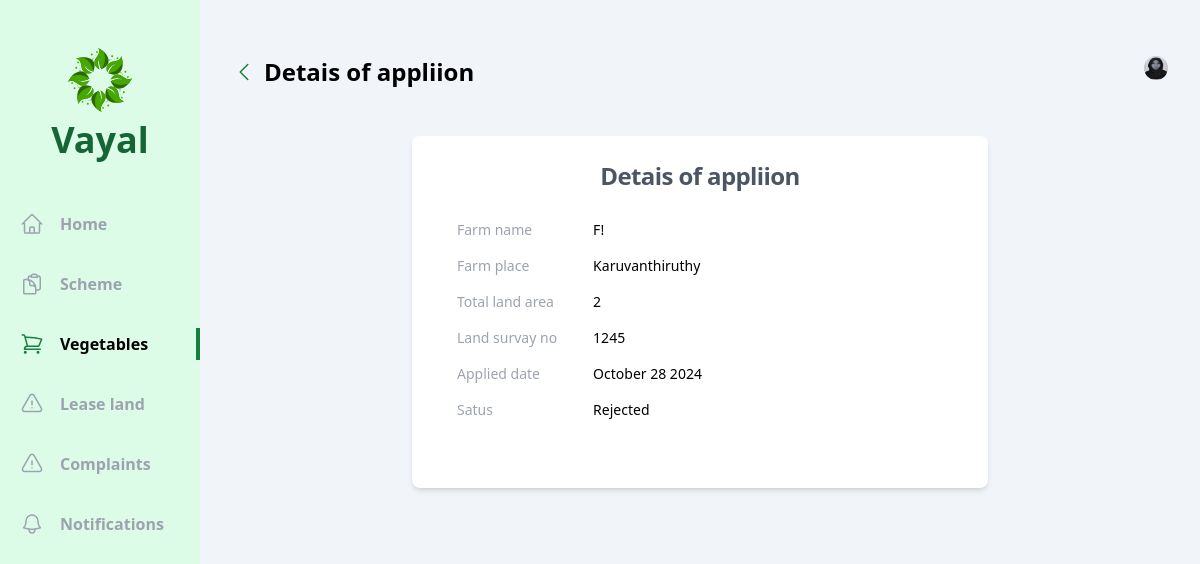
/user/vegetable/permission_status/ (signed in), run on the app's committed database.
### officer/models.py (models this page shows, shortened)
class Vayal_User(models.Model):
    account = models.OneToOneField(User, on_delete=models.CASCADE)
    name=models.CharField(max_length=225)
    dob=models.DateField()
    gender= models.CharField(max_length=20, choices=gender)
    phone_number = models.CharField(max_length=10)
    aadhar_number= models.CharField(max_length=12)
    cast=models.CharField(max_length=20, choices=cast)
    house_name=models.CharField(max_length=225)
    place=models.CharField(max_length=225)
    village=models.CharField(max_length=225)
    pincode = models.CharField(max_length=6)
    muncipality=models.CharField(max_length=225,default="Kozhikode")
    district=models.CharField(max_length=225,default="Kozhikode")
    land_ownership=models.CharField(max_length=20, choices=land)
    photo=models.ImageField(upload_to='photos/')
    joined_date=models.DateTimeField(auto_now_add=True)
    vegetable_permission_applied=models.CharField(max_length=225,default="False")
    vegetable_permission=models.CharField(max_length=225, choices=vegetable_permission_status,default="Pending")

class VegetablePermission(models.Model):
    vayal_user = models.ForeignKey(Vayal_User, on_delete=models.CASCADE)
    officer=models.ForeignKey(Agricultural_officer, on_delete=models.CASCADE,null=True, blank=True)
    farm_name = models.CharField(max_length=250)
    farm_place = models.CharField(max_length=250)
    total_land_area = models.CharField(max_length=255)
    land_survay_no= models.CharField(max_length=5)
    sign=models.ImageField(upload_to='vegetable_permission/sign/')
    aadhar= models.FileField(upload_to='vegetable_permission/aadhar/')
    land_tax= models.FileField(upload_to='vegetable_permission/land_tax/')
    applied_date=models.DateTimeField(auto_now_add=True)
    status = models.CharField(max_length=50, choices=vegetable_permission_status, default='Pending')

### vayal_user/views/vegetable.py (the view)
# urls.py: path('vegetable/permission_status/',vegetable.permission_status,name='vegetable_permission_status'),
def permission_status(request):
    vayal_user = Vayal_User.objects.get(account=request.user)
    try:
        vegetable_permission = VegetablePermission.objects.get(vayal_user=vayal_user)
    except VegetablePermission.DoesNotExist:
        vegetable_permission = None
    context = {
        'vayal_user': vayal_user,
        'vegetable_permission': vegetable_permission
    }
    return render(request,'vayal_user/vegetable/permission_status.html',context)

### new/vayal_user/templates/vayal_user/vegetable/permission_status.html (shortened to what this page needs)
{% extends 'base.html' %}
{% load tailwind_filters %}
{% block content %}
<div class="flex  bg-slate-100">
  <div class="w-2/12 bg-green-100 flex flex-col items-center pb-10">
      <div class="my-12 flex flex-col gap-2 justify-center items-center">
          <h1 class="text-4xl font-bold text-green-800 ">Vayal</h1>
      </div>
      <ul class="flex flex-col gap-7 w-full font-bold text-gray-400">
        <li class="w-full flex items-center px-5 py-1 gap-4 group hover:text-gray-500 cursor-pointer hover:border-green-700 hover:border-r-4">
              <a href="{% url 'vayal_user:home' %}">Home</a>
          </li>
          <li class="w-full flex items-center px-5 py-1 gap-4 group hover:text-gray-500 cursor-pointer hover:border-green-700 hover:border-r-4">
              <a href="{% url 'vayal_user:schemes' %}">Scheme</a>
          </li>
          <li class="w-full flex items-center px-5 py-1 gap-4 border-r-4 text-black border-green-700">
            <a href="{% url 'vayal_user:vegetables' %}">Vegetables</a>
        </li>
        <li class="w-full flex items-center px-5 py-1 gap-4 group hover:text-gray-500 cursor-pointer hover:border-green-700 hover:border-r-4">
            <a href="{% url 'vayal_user:lease_land' %}">Lease land</a>
        </li>
        <li class="w-full flex items-center px-5 py-1 gap-4 group hover:text-gray-500 cursor-pointer hover:border-green-700 hover:border-r-4">
            <a href="{% url 'vayal_user:complaints' %}">Complaints</a>
        </li>
        <li class="w-full flex items-center px-5 py-1 gap-4 group hover:text-gray-500 cursor-pointer hover:border-green-700 hover:border-r-4">
            <a href="{% url 'vayal_user:notifications' %}">Notifications</a>
        </li>
      </ul>
    </div>
    <div class="w-10/12 h-screen overflow-y-auto px-8 py-14">
      <div class="flex justify-between mb-5">
        <div class="flex items-center gap-2">
            <a class="text-green-700" href="{% url 'vayal_user:vegetables' %}">
                <svg xmlns="http://www.w3.org/2000/svg" fill="none" viewBox="0 0 24 24" stroke-width="1.5" stroke="currentColor" class="w-6 h-6">
                    <path stroke-linecap="round" stroke-linejoin="round" d="M15.75 19.5L8.25 12l7.5-7.5" />
                </svg>
            </a>
            <h1 class="text-2xl font-bold">Detais of appliion</h1>
        </div>
          <div class="relative">
            <img id="profile" src="/uploads/{{vayal_user.photo}}" class="h-6 w-6 rounded-full cursor-pointer" alt="">
          </div>
      </div>
        <div class="max-w-xl mx-auto   p-6 bg-white rounded-lg shadow-md mb-4 mt-12 ">
            <div class"mt-10">
            <h2 class="text-md font-bold leading-tight tracking-tight text-gray-600 text-center md:text-2xl">Detais of appliion</h2>
                <div class="bg-white rounded p-5">
                    <table class="table-auto text-sm text-left mb-4">
                        <tr>
                            <th scope="col" class="text-gray-400 font-medium pr-3 py-2">Farm name</th>
                            <td scope="col" class="px-6 py-2">{{vegetable_permission.farm_name}}</td>
                        </tr>
                        <tr>
                            <th scope="col" class="text-gray-400 font-medium pr-3 py-2">Farm place</th>
                            <td scope="col" class="px-6 py-2">{{vegetable_permission.farm_place}}</td>
                        </tr>
                        <tr>
                            <th scope="col" class="text-gray-400 font-medium pr-3 py-2">Total land area</th>
                            <td scope="col" class="px-6 py-2">{{vegetable_permission.total_land_area}}</td>
                        </tr>
                        <tr>
                            <th scope="col" class="text-gray-400 font-medium pr-3 py-2">Land survay no</th>
                            <td scope="col" class="px-6 py-2">{{vegetable_permission.land_survay_no}}</td>
                        </tr>
                        <tr>
                            <th scope="col" class="text-gray-400 font-medium pr-3 py-2">Applied date</th>
                            <td scope="col" class="px-6 py-2">{{vegetable_permission.applied_date| date:"F d Y"  }}</td>
                        </tr>
                        <tr>
                            <th scope="col" class="text-gray-400 font-medium pr-3 py-2">Satus</th>
                            <td scope="col" class="px-6 py-2"> {{vegetable_permission.vayal_user.vegetable_permission}}</td>
                        </tr>
                    </table>
                </div>
        </div>
</div>
{% endblock content %}

### data on the page
Vayal_User: photo (picture)
VegetablePermission: farm_name "F!", farm_place "Karuvanthiruthy", total_land_area "2", land_survay_no "1245", applied_date "October 28 2024", vayal_user.vegetable_permission "Rejected"
